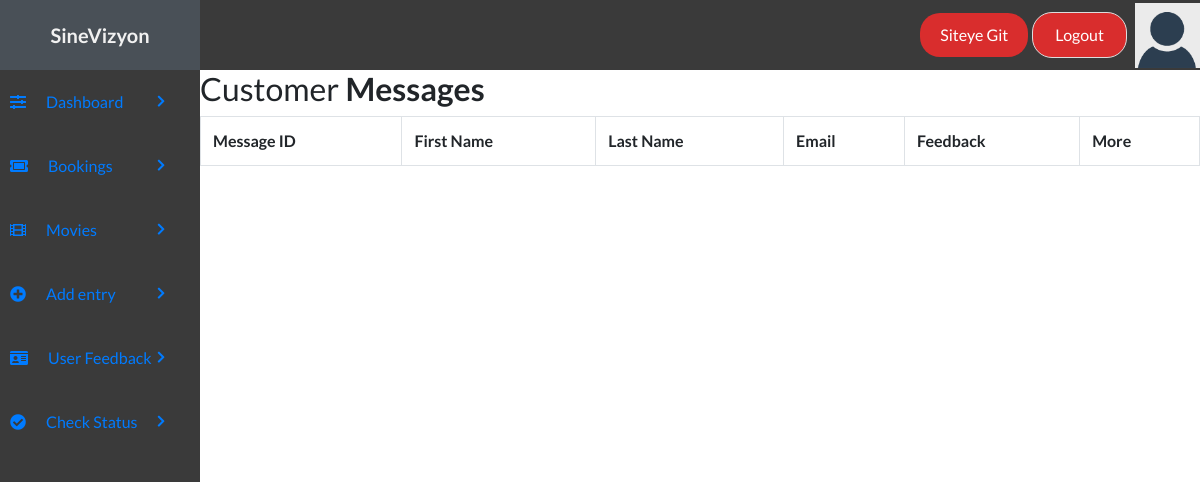
Page /admin/contactus.php on the earlier database version.
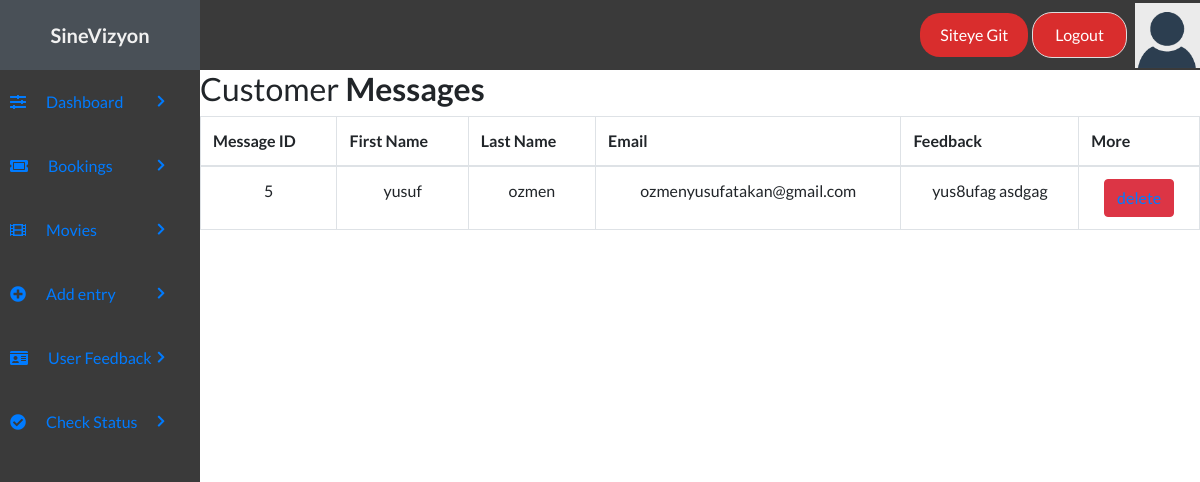
Same page on the later database version.
### tables this page shows
CREATE TABLE `feedbacktable` (
  `msgID` int(12) NOT NULL,
  `senderfName` varchar(50) NOT NULL,
  `senderlName` varchar(50) DEFAULT NULL,
  `sendereMail` varchar(100) NOT NULL,
  `senderfeedback` varchar(500) DEFAULT NULL
);

### admin/contactus.php (the view, shortened to what this page needs)
<!DOCTYPE html>
<html lang="en">
<head>
    <link rel="stylesheet" href="../style/styles.css">
    <link rel="stylesheet" href="https://use.fontawesome.com/releases/v5.7.2/css/all.css">
    <link rel="stylesheet" href="https://maxcdn.bootstrapcdn.com/bootstrap/4.0.0/css/bootstrap.min.css">
</head>
<body>
    <?php include('header.php'); ?>
    <div class="admin-container">
        <?php include('sidebar.php'); ?>
        <div class="container-lg">
            <div class="table-responsive">
                <div class="table-wrapper">
                    <div class="table-title">
                        <div class="row">
                            <div class="col-sm-8">
                                <h2>Customer <b>Messages</b></h2>
                            </div>
                        </div>
                    </div>
                    <table class="table table-bordered" id="dataTable" width="100%" cellspacing="0">
                        <tr>
                            <th>Message ID</th>
                            <th>First Name</th>
                            <th>Last Name</th>
                            <th>Email</th>
                            <th>Feedback</th>
                            <th>More</th>
                        </tr>
                        <tbody>
                            <?php
                            include "config.php";
                            $select = "SELECT * FROM `feedbacktable`";
                            $run = mysqli_query($con, $select);
                            while ($row = mysqli_fetch_array($run)) {
                                $id = $row['msgID'];
                                $firstname = $row['senderfName'];
                                $lastname = $row['senderlName'];
                                $email = $row['sendereMail'];
                                $message = $row['senderfeedback'];
                            ?>
                                <tr align="center">
                                    <td><?php echo $id; ?></td>
                                    <td><?php echo $firstname; ?></td>
                                    <td><?php echo $lastname; ?></td>
                                    <td><?php echo $email; ?></td>
                                    <td><?php echo $message; ?></td>
                                    <td><button value="Book Now!" type="submit" onclick="" type="button" class="btn btn-danger"><?php echo  "<a href='Deletecontact.php?id=" . $row['msgID'] . "'>delete</a>"; ?></button></td>
                                </tr>
                            <?php }
                            ?>
                        </tbody>
                    </table>
                </div>
            </div>
        </div>
    </div>
</body>
</html>

Differences in the rows shown:
added feedbacktable: msgID "5", senderfName "yusuf", senderlName "ozmen", sendereMail "ozmenyusufatakan@gmail.com", senderfeedback "yus8ufag asdgag"
